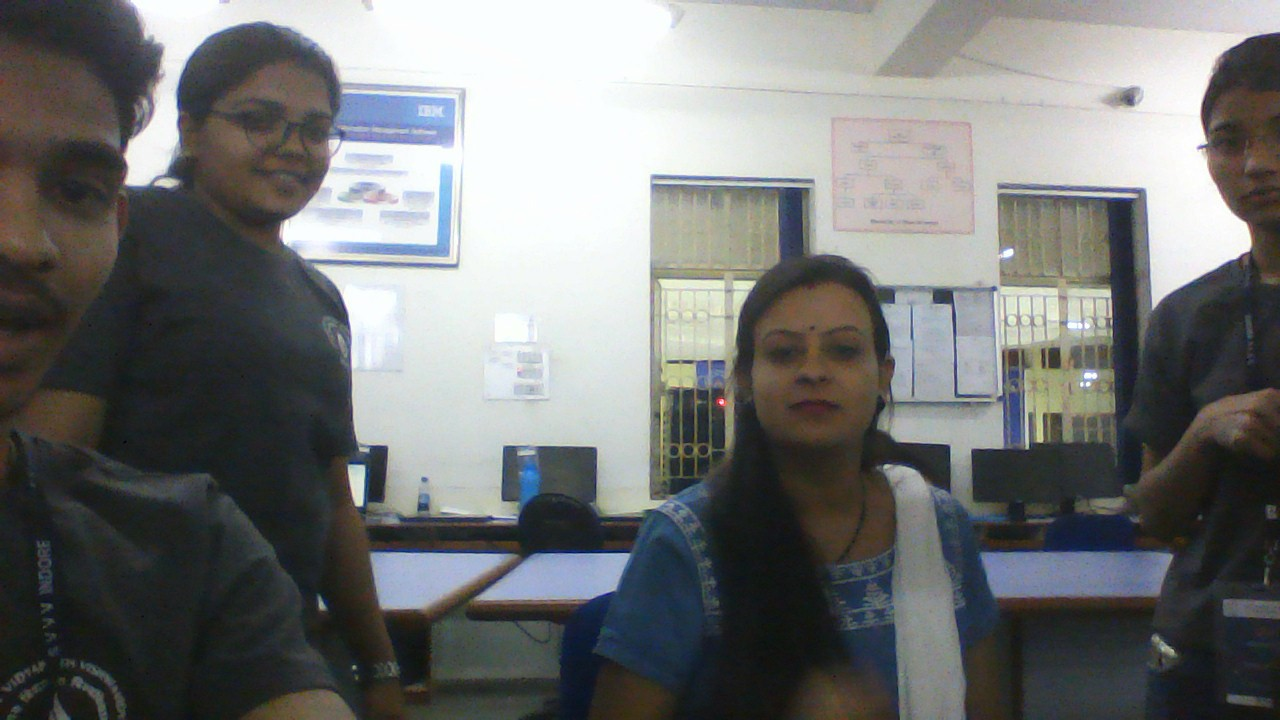
#> input picture webcam/test.jpg, 1280 x 720 px
$ python faceDetection.py test.jpg
#> lines starting #> are read from the running program, lines starting #| are printed output that depends on the picture; after the words box and inside, x2 and y2 are one past the last pixel; in counts of white or black regions, pixels touching at a corner belong together
import numpy as np
import cv2
import sys
face_cascade=cv2.CascadeClassifier('haarcascade_frontalface_alt.xml')
img=cv2.imread(sys.argv[1])
#> img is the input picture: shape (720, 1280, 3); mean B, G, R 116.2, 116.7, 115.1
gray=cv2.cvtColor(img,cv2.COLOR_BGR2GRAY)
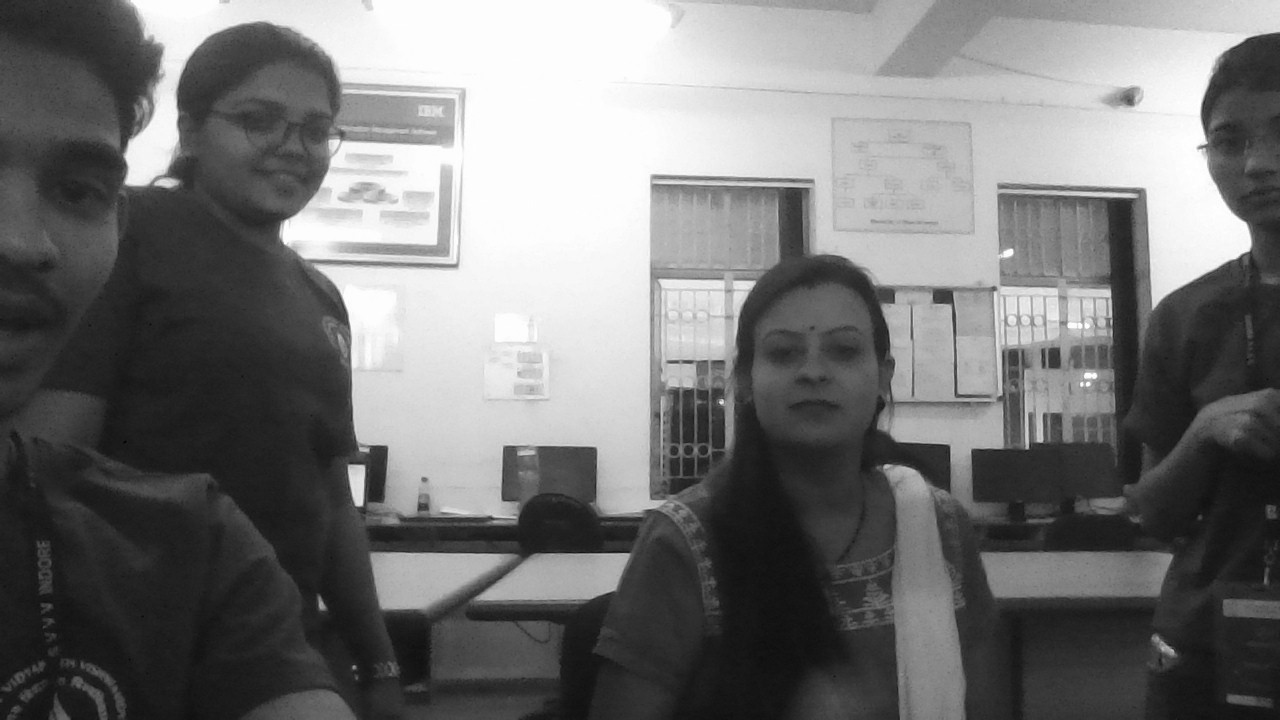
#> gray: shape (720, 1280); min 4, max 255, mean 116.2
faces=face_cascade.detectMultiScale(gray,1.3,5)
#> faces = [[737, 292, 148, 148]]
for(x,y,w,h) in faces:
	print("original x and y are ",x,y)
	print(x-int(x/5),y-int(y/5))
#	cv2.rectangle(img,(x,y),(x+w,y+h),(255,0,0),5)
	cv2.rectangle(img,(x-int(x/5),y-int(y/5)),(x+w,y+h),(255,0,0),5)
#> this loop made 1 pass
#| original x and y are  737 292
#| 590 234
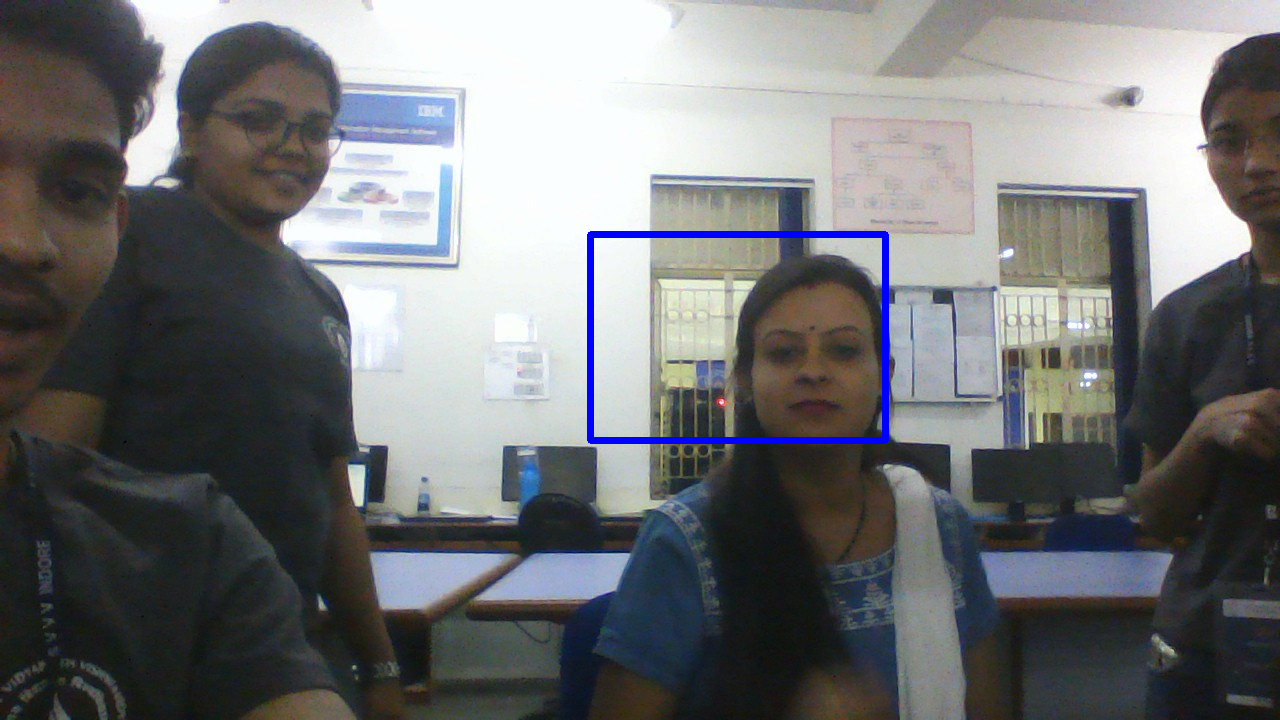
#> img: shape (720, 1280, 3); 0.76% of pixels changed, all inside (x1, y1, x2, y2) = (587, 231, 889, 444)
#	roi_gray=gray[y:y+h,x:x+w]
#	roi_color=img[y:y+h,x:x+w]

cv2.imwrite('faceDetectedImage.jpg',img)

'''
scaleFactor :
 Parameter specifying how much the image size is reduced at each image scale.
Basically the scale factor is used to create your scale pyramid. More explanation can be found here. In short, as described here, your model has a fixed size defined during training, which is visible in the xml. This means that this size of face is detected in the image if present. However, by rescaling the input image, you can resize a larger face to a smaller one, making it detectable by the algorithm.
1.05 is a good possible value for this, which means you use a small step for resizing, i.e. reduce size by 5%, you increase the chance of a matching size with the model for detection is found. This also means that the algorithm works slower since it is more thorough. You may increase it to as much as 1.4 for faster detection, with the risk of missing some faces altogether.

minNeighbors :
 Parameter specifying how many neighbors each candidate rectangle should have to retain it.
This parameter will affect the quality of the detected faces. Higher value results in less detections but with higher quality. 3~6 is a good value for it.

minSize :
Minimum possible object size. Objects smaller than that are ignored.
This parameter determine how small size you want to detect. You decide it! Usually, [30, 30] is a good start for face detection.

maxSize :
Maximum possible object size. Objects bigger than this are ignored.
This parameter determine how big size you want to detect. Again, you decide it! Usually, you don't need to set it manually, the default value assumes you want to detect without an upper limit on the size of the face.
'''

$ run again, on webcam/group5.jpg
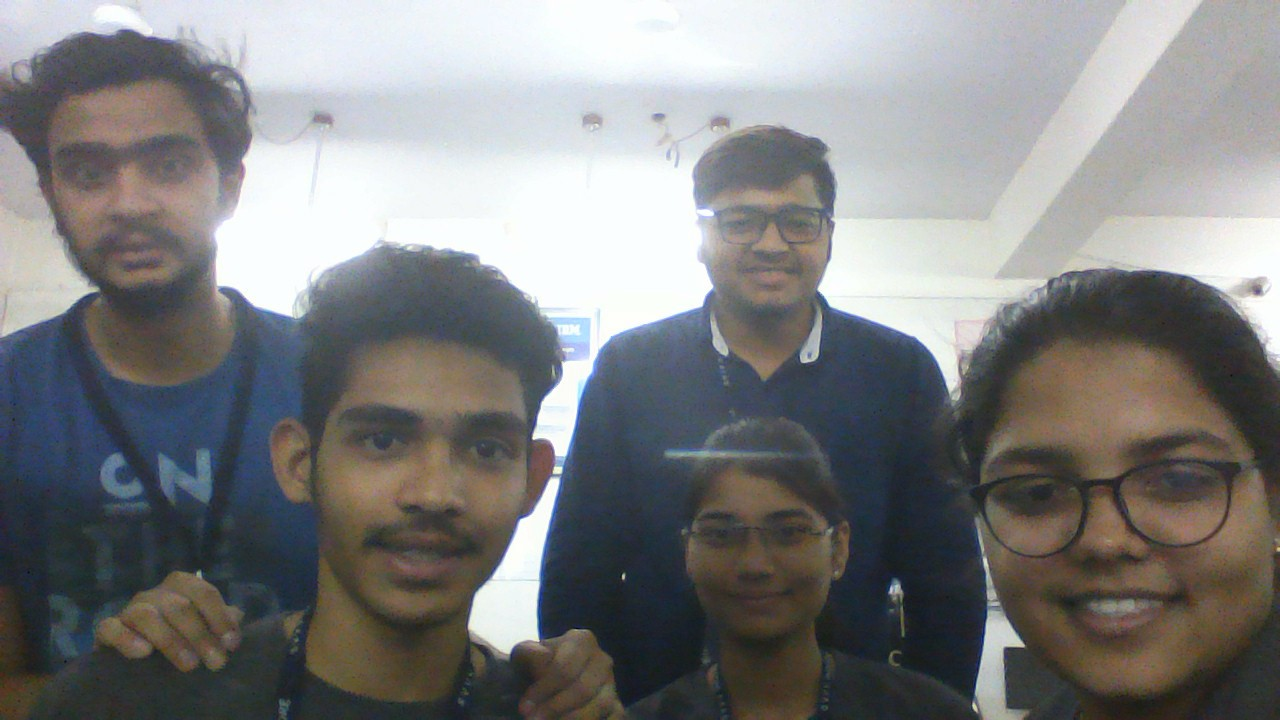
#> input picture webcam/group5.jpg, 1280 x 720 px
#> img is the input picture: shape (720, 1280, 3); mean B, G, R 127.8, 127.4, 127.1
#> `gray=cv2.cvtColor(img,cv2.COLOR_BGR2GRAY)`:
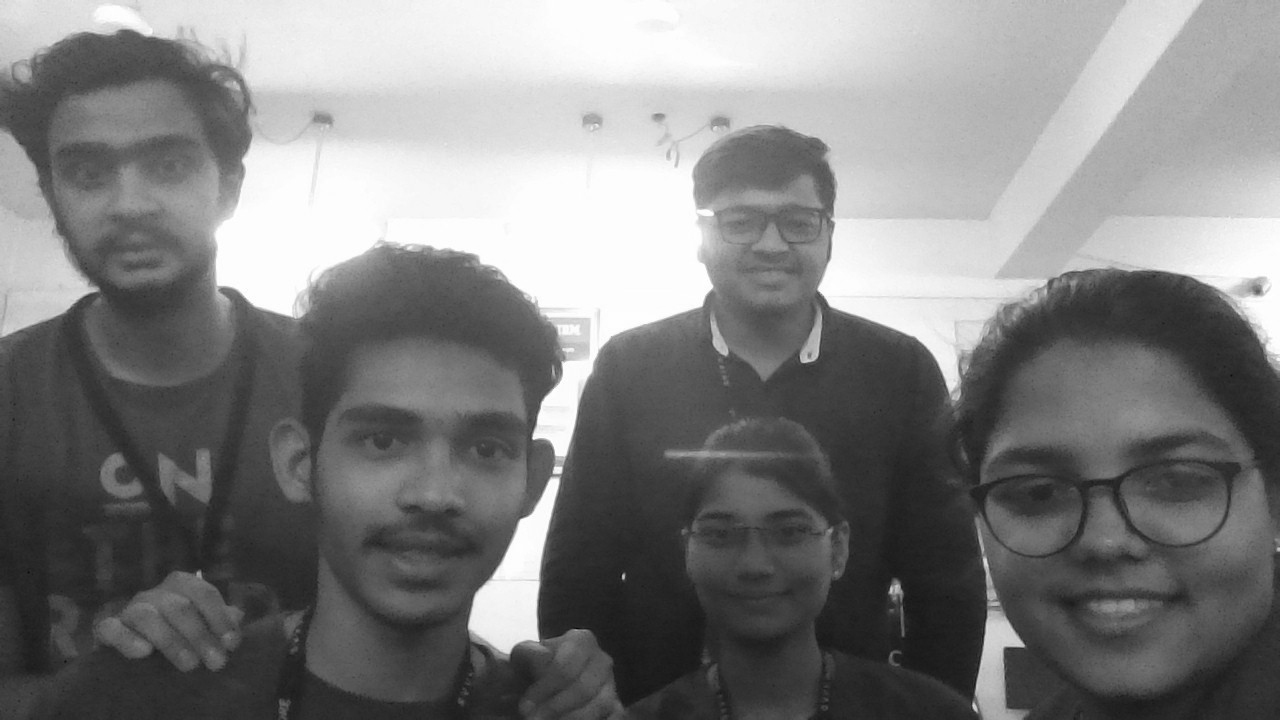
#> gray: shape (720, 1280); min 8, max 255, mean 127.4
#> faces = [[700, 170, 136, 136], [677, 472, 158, 158], [29, 88, 206, 206], [295, 333, 274, 274], [928, 354, 331, 331]]
#> the loop `for(x,y,w,h) in faces:` made 5 passes
#> (printed output is left out)
#> after the loop `for(x,y,w,h) in faces:`:
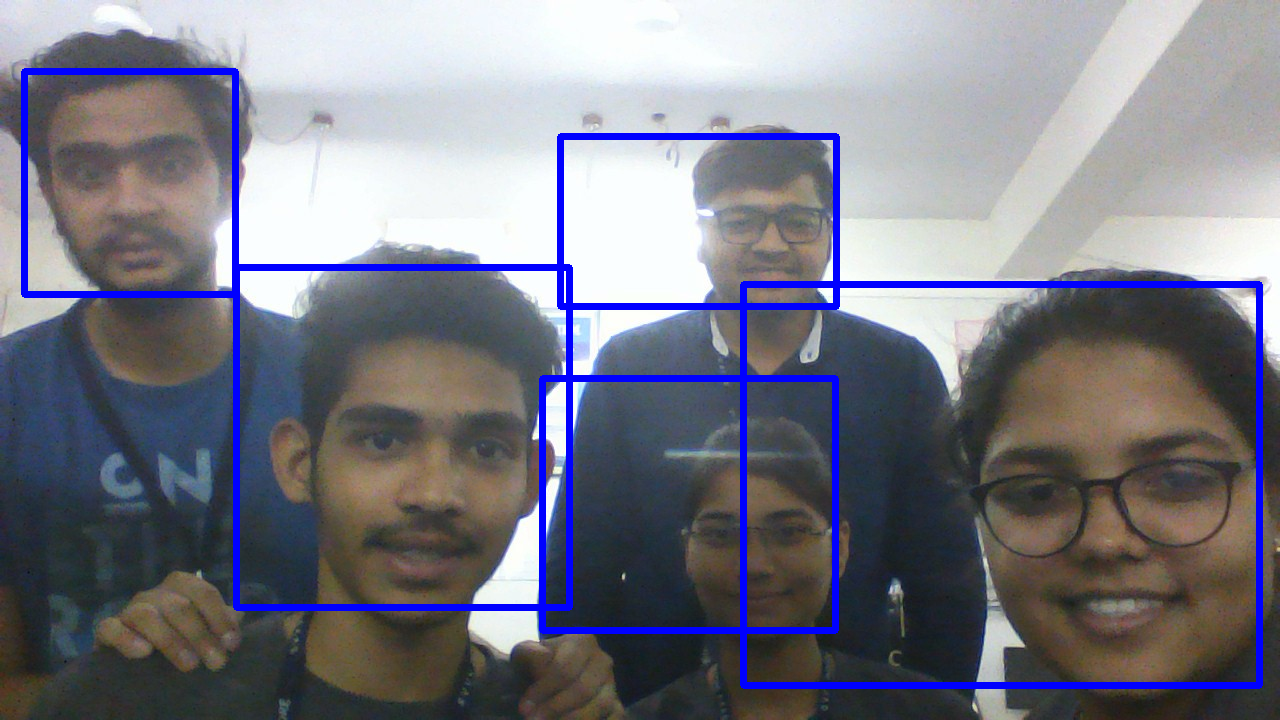
#> img: shape (720, 1280, 3); 4.51% of pixels changed, all inside (x1, y1, x2, y2) = (21, 68, 1263, 689)
